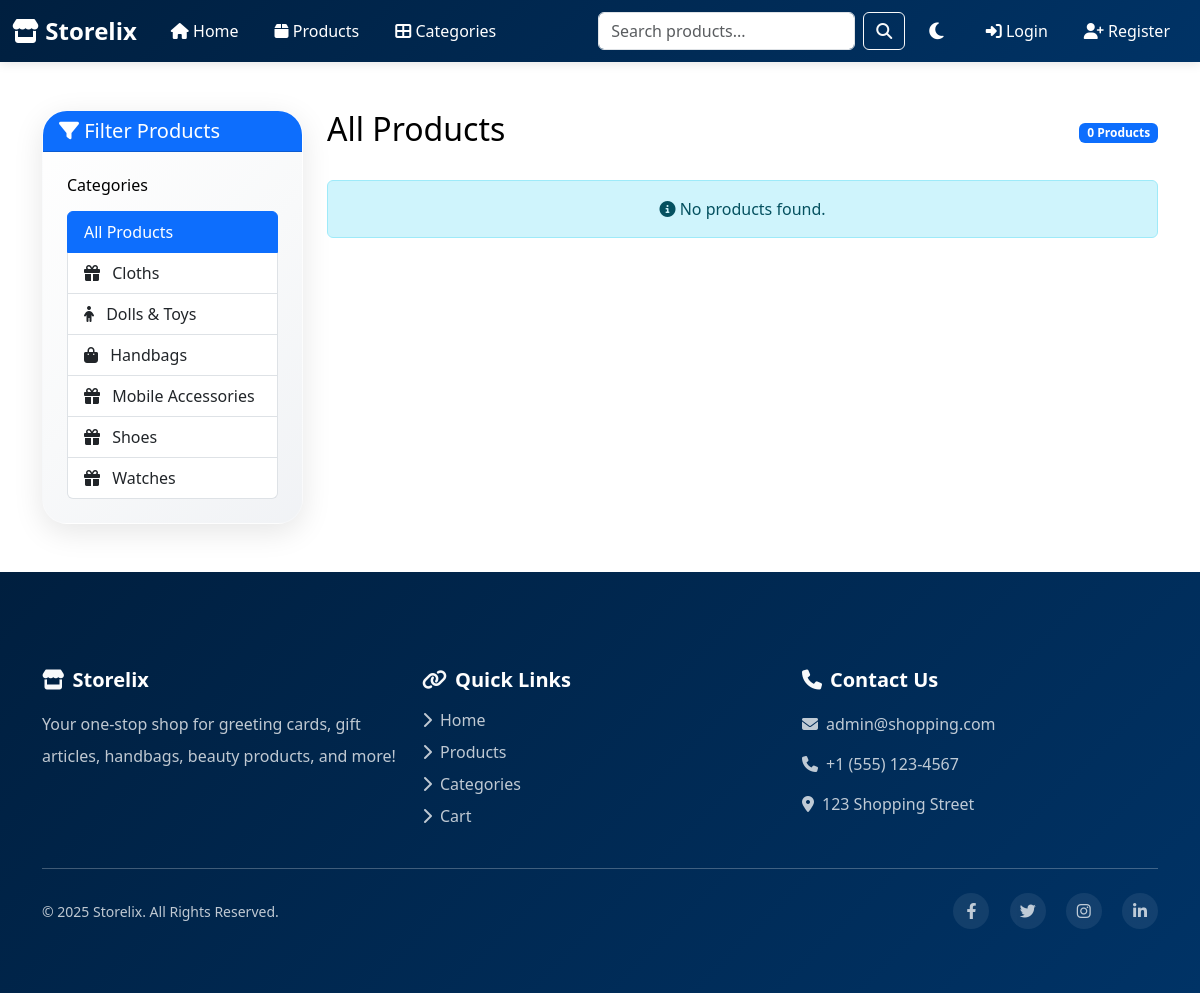
/products.php, run on the app's committed database.
### tables this page shows
CREATE TABLE IF NOT EXISTS categories (
    id INT AUTO_INCREMENT PRIMARY KEY,
    name VARCHAR(100) NOT NULL,
    description TEXT,
    image VARCHAR(255),
    created_at TIMESTAMP DEFAULT CURRENT_TIMESTAMP
);

### includes/db.php (called while the page is built, shortened)
<?php
class Database {
    private $conn;
    public function __construct() {
        try {
            $this->conn = new mysqli(DB_HOST, DB_USER, DB_PASS, DB_NAME);
            $this->conn->options(MYSQLI_OPT_CONNECT_TIMEOUT, 30);
            $this->conn->options(MYSQLI_OPT_READ_TIMEOUT, 30);
            $this->conn->set_charset("utf8mb4");
        } catch (Exception $e) {
            die("Database Error: " . $e->getMessage());
        }
    }
    public function query($sql) {
        $result = $this->conn->query($sql);
        return $result;
    }
}
$db = new Database();
?>

### includes/functions.php (called while the page is built, shortened)
<?php
require_once 'db.php';
function getProducts($category_id = null, $featured = false, $limit = null) {
    global $db;
    $sql = "SELECT p.*, c.name as category_name FROM products p
            LEFT JOIN categories c ON p.category_id = c.id WHERE 1=1";
    $sql .= " ORDER BY p.created_at DESC";
    $result = $db->query($sql);
    return $result->fetch_all(MYSQLI_ASSOC);
}
function getCategories() {
    global $db;
    $result = $db->query("SELECT * FROM categories ORDER BY name ASC");
    return $result->fetch_all(MYSQLI_ASSOC);
}
function getCategoryIcon($category_name) {
    $icons = [
        'Greeting Cards' => 'fas fa-envelope-open-text',
        'Gift Articles' => 'fas fa-gift',
        'Handbags' => 'fas fa-shopping-bag',
        'Beauty Products' => 'fas fa-spa',
        'Stationery' => 'fas fa-pen-fancy',
        'Dolls & Toys' => 'fas fa-child'
    ];
    return $icons[$category_name] ?? 'fas fa-gift';
}
?>

### products.php (the view, shortened to what this page needs)
<?php
include 'includes/header.php';
$category_id = isset($_GET['category']) ? intval($_GET['category']) : null;
$search = isset($_GET['search']) ? sanitizeInput($_GET['search']) : '';
if ($search) {
    $products = searchProducts($search);
    $page_heading = 'Search Results: ' . htmlspecialchars($search);
} elseif ($category_id) {
    $products = getProducts($category_id);
    $category = getCategoryById($category_id);
    $page_heading = $category ? $category['name'] : 'Products';
} else {
    $products = getProducts();
    $page_heading = 'All Products';
}
$categories = getCategories();
?>
<div class="container my-5">
    <div class="row">
        <div class="col-md-3">
            <div class="card">
                <div class="card-header bg-primary text-white">
                    <h5 class="mb-0"><i class="fas fa-filter"></i> Filter Products</h5>
                </div>
                <div class="card-body">
                    <h6 class="mb-3">Categories</h6>
                    <div class="list-group">
                        <a href="products.php" class="list-group-item list-group-item-action <?php echo !$category_id ? 'active' : ''; ?>">
                            All Products
                        </a>
                        <?php foreach ($categories as $cat): ?>
                            <a href="products.php?category=<?php echo $cat['id']; ?>"
                               class="list-group-item list-group-item-action <?php echo $category_id == $cat['id'] ? 'active' : ''; ?>">
                                <i class="<?php echo getCategoryIcon($cat['name']); ?> me-2"></i>
                                <?php echo htmlspecialchars($cat['name']); ?>
                            </a>
                        <?php endforeach; ?>
                    </div>
                </div>
            </div>
        </div>
        <div class="col-md-9">
            <div class="d-flex justify-content-between align-items-center mb-4">
                <h2><?php echo $page_heading; ?></h2>
                <span class="badge bg-primary"><?php echo count($products); ?> Products</span>
            </div>
            <?php if (empty($products)): ?>
                <div class="alert alert-info text-center">
                    <i class="fas fa-info-circle"></i> No products found.
                </div>
            <?php endif; ?>
        </div>
    </div>
</div>
<?php include 'includes/footer.php'; ?>

### includes/header.php (style rules this page uses)
:root { --primary-color: #001f3f; --secondary-color: #003366; --dark-color: #333; --light-color: #f8f9fa; --bg-color: #ffffff; --text-color: #000000; --card-bg: #ffffff; --navbar-bg: linear-gradient(135deg, var(--primary-color), var(--secondary-color)); --navbar-text: white; --footer-bg: linear-gradient(135deg, var(--primary-color), var(--secondary-color)); --footer-text: white; --hero-bg: linear-gradient(135deg, var(--primary-color), var(--secondary-color)); }
body { font-family: 'Segoe UI', Tahoma, Geneva, Verdana, sans-serif; min-height: 100vh; display: flex; flex-direction: column; background-color: var(--bg-color); color: var(--text-color); transition: background-color 0.3s, color 0.3s; }
.card { background-color: var(--card-bg); color: var(--text-color); border: 1px solid rgba(0,0,0,0.1); }
.card { border: none; border-radius: 25px; overflow: hidden; transition: all 0.5s cubic-bezier(0.4, 0, 0.2, 1); box-shadow: 0 8px 30px rgba(0,0,0,0.1); background: linear-gradient(135deg, rgba(255,255,255,0.96) 0%, rgba(248,249,250,0.96) 50%, rgba(240,242,245,0.96) 100%); backdrop-filter: blur(15px); border: 1px solid rgba(255,255,255,0.3); background-color: var(--card-bg); color: var(--text-color); position: relative; }
.card::before { content: ''; position: absolute; top: 0; left: -100%; width: 100%; height: 100%; background: linear-gradient(90deg, transparent, rgba(0,123,255,0.08), rgba(23,162,184,0.08), transparent); transition: left 0.8s; z-index: 1; }
.card-body { position: relative; z-index: 2; padding: 1.5rem; }
body { display: flex; flex-direction: column; min-height: 100vh; }

### data on the page
categories: name "Cloths"
categories: name "Dolls & Toys"
categories: name "Handbags"
categories: name "Mobile Accessories"
categories: name "Shoes"
categories: name "Watches"

### other printed values
SITE_NAME "Storelix"
$page_heading "All Products"
count($products) "0"
ADMIN_EMAIL "admin@shopping.com"
